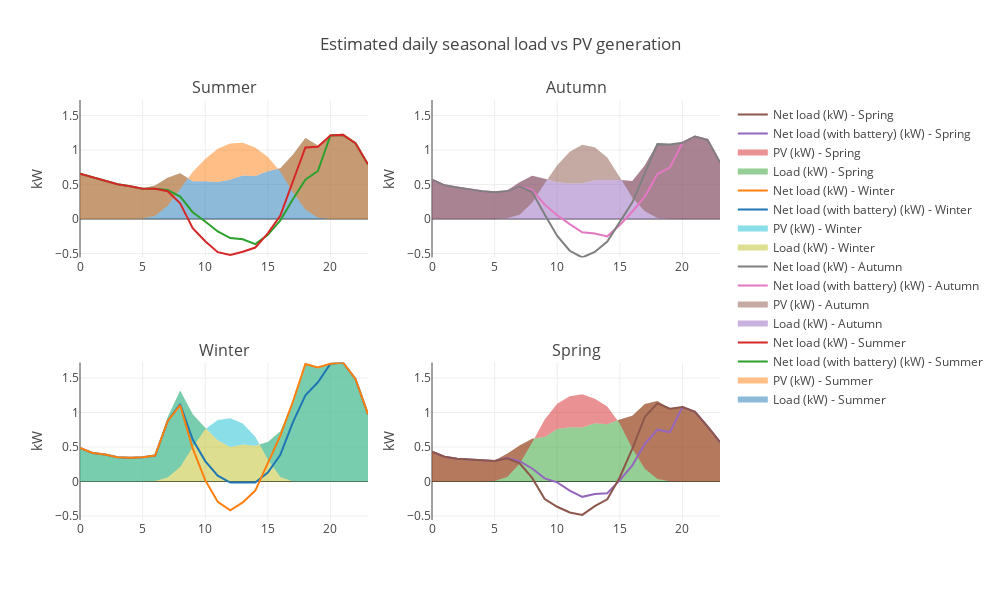

Notebook code for this chart:
### Code cell
#  Showing the results for the battery

#  if the battery exists
display('Estimated total annual AC output: '+ Results['Annual_PV_Generation'].astype(int).astype(str) + ' kWh')
display('Estimated annual AC output per kW capacity: '+ Results['Annual_PV_Generation_per_kW'].astype(int).astype(str) + ' kWh')
display('Estimated annual avoided CO2: ' + (0.82* Results['Annual_PV_Generation']).astype(int).astype(str)  + ' kg CO2')
display('PV:')

display('Estimated net output to grid (No battery): '+ Results['Est_Annual_PV_export_SolarOnly'].astype(int).astype(str) + ' kWh')
display('Estimated saving due to not using the grid (No battery): '+ Results['Saving_due_to_not_using_grid_SolarOnly'].astype(int).astype(str) + ' $')
display('Estimated annual Feed-in tariff rebate (No battery): '+ Results['FiT_Payment_SolarOnly'].astype(int).astype(str) + ' $')
display('Estimated total annual saving (No battery): '+ Results['Annual_Saving_SolarOnly'].astype(int).astype(str) + ' $')

if battery_kW > 0:
    display('Battery:')
    display('Estimated net output to grid: '+ Results['Est_Annual_PV_export_SolBatt'].astype(int).astype(str) + ' kWh')
    display('Estimated saving due to not using the grid: '+ Results['Saving_due_to_not_using_grid_SolBatt'].astype(int).astype(str) + ' $')
    display('Estimated annual Feed-in tariff rebate: '+ Results['FiT_Payment_SolBatt'].astype(int).astype(str) + ' $')
    display('Estimated total annual saving: '+ Results['Annual_Saving_SolBatt'].astype(int).astype(str) + ' $')

    # Estimated daily seasonal load vs PV generation

    LoadSeasonalPattern=pd.read_json(Results['Load_seasonal_pattern_kW'])
    PVSeasonalPattern=pd.read_json(Results['PV_seasonal_pattern_kW'])
    PVBattSeasonalPattern=pd.read_json(Results['PVBatt_seasonal_pattern_kW'])

    LoadSeasonalPattern_Sum=LoadSeasonalPattern.loc[LoadSeasonalPattern[0]==1,[1,2]]
    LoadSeasonalPattern_Fal=LoadSeasonalPattern.loc[LoadSeasonalPattern[0]==2,[1,2]]
    LoadSeasonalPattern_Win=LoadSeasonalPattern.loc[LoadSeasonalPattern[0]==3,[1,2]]
    LoadSeasonalPattern_Spr=LoadSeasonalPattern.loc[LoadSeasonalPattern[0]==4,[1,2]]
    PVSeasonalPattern_Sum=PVSeasonalPattern.loc[PVSeasonalPattern[0]==1,[1,2]]
    PVSeasonalPattern_Fal=PVSeasonalPattern.loc[PVSeasonalPattern[0]==2,[1,2]]
    PVSeasonalPattern_Win=PVSeasonalPattern.loc[PVSeasonalPattern[0]==3,[1,2]]
    PVSeasonalPattern_Spr=PVSeasonalPattern.loc[PVSeasonalPattern[0]==4,[1,2]]
    PVBattSeasonalPattern_Sum=PVBattSeasonalPattern.loc[PVBattSeasonalPattern[0]==1,[1,2]]
    PVBattSeasonalPattern_Fal=PVBattSeasonalPattern.loc[PVBattSeasonalPattern[0]==2,[1,2]]
    PVBattSeasonalPattern_Win=PVBattSeasonalPattern.loc[PVBattSeasonalPattern[0]==3,[1,2]]
    PVBattSeasonalPattern_Spr=PVBattSeasonalPattern.loc[PVBattSeasonalPattern[0]==4,[1,2]]

    trace1 = go.Scatter(
        x=LoadSeasonalPattern_Sum[1],
        y=LoadSeasonalPattern_Sum[2],fill='tozeroy', mode= 'none',name='Load (kW) - Summer')
    trace11 = go.Scatter(
        x=PVSeasonalPattern_Sum[1],
        y=PVSeasonalPattern_Sum[2],fill='tonexty', mode= 'none',name='PV (kW) - Summer')
    trace12 = go.Scatter(
        x=PVBattSeasonalPattern_Sum[1],
        y=PVBattSeasonalPattern_Sum[2], mode= 'lines',name='Net load (with battery) (kW) - Summer')   
    trace13 = go.Scatter(
        x=PVBattSeasonalPattern_Sum[1],
        y=LoadSeasonalPattern_Sum[2]-PVSeasonalPattern_Sum[2], mode= 'lines',name='Net load (kW) - Summer')   
    trace2 = go.Scatter(
        x=LoadSeasonalPattern_Fal[1],
        y=LoadSeasonalPattern_Fal[2],
        xaxis='x2',yaxis='y2',fill='tozeroy', mode= 'none',name='Load (kW) - Autumn')
    trace21 = go.Scatter(
        x=PVSeasonalPattern_Fal[1],
        y=PVSeasonalPattern_Fal[2],
        xaxis='x2',yaxis='y2',fill='tonexty', mode= 'none',name='PV (kW) - Autumn')
    trace22 = go.Scatter(
        x=PVBattSeasonalPattern_Fal[1],
        y=PVBattSeasonalPattern_Fal[2], mode= 'lines',name='Net load (with battery) (kW) - Autumn')  
    trace23 = go.Scatter(
        x=PVBattSeasonalPattern_Fal[1],
        y=LoadSeasonalPattern_Fal[2]-PVSeasonalPattern_Fal[2], mode= 'lines',name='Net load (kW) - Autumn')  
    trace3 = go.Scatter(
        x=LoadSeasonalPattern_Win[1],
        y=LoadSeasonalPattern_Win[2],
        xaxis='x3',yaxis='y3',fill='tozeroy', mode= 'none',name='Load (kW) - Winter')
    trace31 = go.Scatter(
        x=PVSeasonalPattern_Win[1],
        y=PVSeasonalPattern_Win[2],
        xaxis='x3',yaxis='y3',fill='tonexty', mode= 'none',name='PV (kW) - Winter')
    trace32 = go.Scatter(
        x=PVBattSeasonalPattern_Win[1],
        y=PVBattSeasonalPattern_Win[2], mode= 'lines',name='Net load (with battery) (kW) - Winter')  
    trace33 = go.Scatter(
        x=PVBattSeasonalPattern_Win[1],
        y=LoadSeasonalPattern_Win[2]-PVSeasonalPattern_Win[2], mode= 'lines',name='Net load (kW) - Winter')  
    trace4 = go.Scatter(
        x=LoadSeasonalPattern_Spr[1],
        y=LoadSeasonalPattern_Spr[2],
        xaxis='x4',yaxis='y4',fill='tozeroy', mode= 'none',name='Load (kW) - Spring')
    trace41 = go.Scatter(
        x=PVSeasonalPattern_Spr[1],
        y=PVSeasonalPattern_Spr[2],
        xaxis='x4',yaxis='y4',fill='tonexty', mode= 'none',name='PV (kW) - Spring')
    trace42 = go.Scatter(
        x=PVBattSeasonalPattern_Spr[1],
        y=PVBattSeasonalPattern_Spr[2], mode= 'lines',name='Net load (with battery) (kW) - Spring') 
    trace43 = go.Scatter(
        x=PVBattSeasonalPattern_Spr[1],
        y=LoadSeasonalPattern_Spr[2]-PVSeasonalPattern_Spr[2], mode= 'lines',name='Net load (kW) - Spring')  
    
    
    fig = tools.make_subplots(rows=2, cols=2, print_grid=False, subplot_titles=('Summer', 'Autumn',
                                                              'Winter', 'Spring'))
    fig.append_trace(trace1, 1, 1)
    fig.append_trace(trace11, 1, 1)
    fig.append_trace(trace12, 1, 1)
    fig.append_trace(trace13, 1, 1)
    
    fig.append_trace(trace2, 1, 2)
    fig.append_trace(trace21, 1, 2)
    fig.append_trace(trace22, 1, 2)
    fig.append_trace(trace23, 1, 2)

    fig.append_trace(trace3, 2, 1)
    fig.append_trace(trace31, 2, 1)
    fig.append_trace(trace32, 2, 1)
    fig.append_trace(trace33, 2, 1)

    fig.append_trace(trace4, 2, 2)
    fig.append_trace(trace41, 2, 2)
    fig.append_trace(trace42, 2, 2)
    fig.append_trace(trace43, 2, 2)
   
    MaxRange=max(max(LoadSeasonalPattern[2]),max(PVSeasonalPattern[2]))
    MinRange=min(min(LoadSeasonalPattern[2]-PVSeasonalPattern[2]),min(PVBattSeasonalPattern[2]))
    fig['layout']['yaxis1'].update(title='kW',range=[MinRange,MaxRange])
    fig['layout']['yaxis2'].update(title='kW',range=[MinRange,MaxRange])
    fig['layout']['yaxis3'].update(title='kW',range=[MinRange,MaxRange])
    fig['layout']['yaxis4'].update(title='kW',range=[MinRange,MaxRange])

    fig['layout'].update(height=600, width=1000, title='Estimated daily seasonal load vs PV generation',showlegend=True)
    # fig = go.Figure(data, layout)
    iplot(fig)

### Figure 1 — Plotly figure (JSON) as saved in the notebook; plotly's stock layout.template omitted (floating-point values rounded to 4 significant figures)
{"data": [{"fill": "tozeroy", "mode": "none", "name": "Load (kW) - Summer", "type": "scatter", "uid": "95920c98-60bf-4202-bbae-e3f5b050ee80", "x": [0, 1, 2, 3, 4, 5, 6, 7, 8, 9, 10, 11, 12, 13, 14, 15, 16, 17, 18, 19, 20, 21, 22, 23], "xaxis": "x", "y": [0.6568, 0.6093, 0.5575, 0.5041, 0.4738, 0.4411, 0.486, 0.5978, 0.6632, 0.5481, 0.5473, 0.5373, 0.571, 0.6295, 0.6249, 0.6913, 0.7353, 0.931, 1.176, 1.066, 1.213, 1.22, 1.1, 0.7928], "yaxis": "y"}, {"fill": "tonexty", "mode": "none", "name": "PV (kW) - Summer", "type": "scatter", "uid": "a95dfb65-268b-49dc-83db-a239ef923ca3", "x": [0, 1, 2, 3, 4, 5, 6, 7, 8, 9, 10, 11, 12, 13, 14, 15, 16, 17, 18, 19, 20, 21, 22, 23], "xaxis": "x", "y": [0, 0, 0, 0, 0, 0.003692, 0.04811, 0.194, 0.4357, 0.6807, 0.8708, 1.019, 1.094, 1.106, 1.039, 0.8994, 0.6854, 0.3889, 0.1371, 0.01914, 0, 0, 0, 0], "yaxis": "y"}, {"mode": "lines", "name": "Net load (with battery) (kW) - Summer", "type": "scatter", "uid": "98620571-dfcc-4d72-a4a8-8d7f758e917b", "x": [0, 1, 2, 3, 4, 5, 6, 7, 8, 9, 10, 11, 12, 13, 14, 15, 16, 17, 18, 19, 20, 21, 22, 23], "xaxis": "x", "y": [0.658, 0.6093, 0.5575, 0.5041, 0.4738, 0.4374, 0.4384, 0.4204, 0.3248, 0.09898, -0.03635, -0.1807, -0.2766, -0.2943, -0.3639, -0.2291, -0.02004, 0.287, 0.5694, 0.6966, 1.213, 1.22, 1.1, 0.7908], "yaxis": "y"}, {"mode": "lines", "name": "Net load (kW) - Summer", "type": "scatter", "uid": "529cfa97-52d4-4543-8aec-392a4efe78bb", "x": [0, 1, 2, 3, 4, 5, 6, 7, 8, 9, 10, 11, 12, 13, 14, 15, 16, 17, 18, 19, 20, 21, 22, 23], "xaxis": "x", "y": [0.6568, 0.6093, 0.5575, 0.5041, 0.4738, 0.4374, 0.4379, 0.4038, 0.2275, -0.1326, -0.3235, -0.4813, -0.5233, -0.4761, -0.4138, -0.2081, 0.04992, 0.5421, 1.039, 1.047, 1.213, 1.22, 1.1, 0.7928], "yaxis": "y"}, {"fill": "tozeroy", "mode": "none", "name": "Load (kW) - Autumn", "type": "scatter", "uid": "457cfb23-45a4-400f-bfa5-71d063275fb8", "x": [0, 1, 2, 3, 4, 5, 6, 7, 8, 9, 10, 11, 12, 13, 14, 15, 16, 17, 18, 19, 20, 21, 22, 23], "xaxis": "x2", "y": [0.5699, 0.4883, 0.4567, 0.4249, 0.4013, 0.3876, 0.4118, 0.5349, 0.6272, 0.5846, 0.5329, 0.5132, 0.5184, 0.5621, 0.5646, 0.5644, 0.5523, 0.7783, 1.1, 1.082, 1.105, 1.197, 1.147, 0.8174], "yaxis": "y2"}, {"fill": "tonexty", "mode": "none", "name": "PV (kW) - Autumn", "type": "scatter", "uid": "781ae0c2-eb5a-4a26-9e5a-2d2eefb0342a", "x": [0, 1, 2, 3, 4, 5, 6, 7, 8, 9, 10, 11, 12, 13, 14, 15, 16, 17, 18, 19, 20, 21, 22, 23], "xaxis": "x2", "y": [0, 0, 0, 0, 0, 0, 0.01036, 0.06239, 0.2356, 0.519, 0.7782, 0.9739, 1.077, 1.041, 0.8905, 0.6061, 0.3099, 0.1135, 0.01433, 0.0003221, 0, 0, 0, 0], "yaxis": "y2"}, {"mode": "lines", "name": "Net load (with battery) (kW) - Autumn", "type": "scatter", "uid": "8f1747e0-6925-4388-be8b-521caf2c74c7", "x": [0, 1, 2, 3, 4, 5, 6, 7, 8, 9, 10, 11, 12, 13, 14, 15, 16, 17, 18, 19, 20, 21, 22, 23], "xaxis": "x2", "y": [0.5699, 0.4883, 0.4567, 0.4249, 0.4013, 0.3876, 0.4019, 0.4757, 0.4241, 0.208, 0.05535, -0.07461, -0.1921, -0.2099, -0.2518, -0.08844, 0.1089, 0.3253, 0.6529, 0.7453, 1.105, 1.197, 1.147, 0.8174], "yaxis": "y2"}, {"mode": "lines", "name": "Net load (kW) - Autumn", "type": "scatter", "uid": "338bd1e5-4079-4add-8bd3-6f27e9bcb5ac", "x": [0, 1, 2, 3, 4, 5, 6, 7, 8, 9, 10, 11, 12, 13, 14, 15, 16, 17, 18, 19, 20, 21, 22, 23], "xaxis": "x2", "y": [0.5699, 0.4883, 0.4567, 0.4249, 0.4013, 0.3876, 0.4015, 0.4725, 0.3916, 0.06567, -0.2453, -0.4607, -0.5585, -0.4785, -0.3259, -0.0417, 0.2424, 0.6648, 1.086, 1.082, 1.105, 1.197, 1.147, 0.8174], "yaxis": "y2"}, {"fill": "tozeroy", "mode": "none", "name": "Load (kW) - Winter", "type": "scatter", "uid": "76056081-a869-449d-8dd0-37ea673495a5", "x": [0, 1, 2, 3, 4, 5, 6, 7, 8, 9, 10, 11, 12, 13, 14, 15, 16, 17, 18, 19, 20, 21, 22, 23], "xaxis": "x3", "y": [0.4865, 0.4128, 0.3927, 0.3513, 0.3446, 0.3508, 0.3831, 0.9311, 1.319, 0.9772, 0.7788, 0.5994, 0.5017, 0.5378, 0.5173, 0.5747, 0.7294, 1.158, 1.704, 1.653, 1.71, 1.726, 1.487, 0.9739], "yaxis": "y3"}, {"fill": "tonexty", "mode": "none", "name": "PV (kW) - Winter", "type": "scatter", "uid": "09c7cdf3-8d88-464c-8391-23db3f4e43ae", "x": [0, 1, 2, 3, 4, 5, 6, 7, 8, 9, 10, 11, 12, 13, 14, 15, 16, 17, 18, 19, 20, 21, 22, 23], "xaxis": "x3", "y": [0, 0, 0, 0, 0, 0, 0.0072, 0.0563, 0.2117, 0.4976, 0.7592, 0.8932, 0.9188, 0.8407, 0.6484, 0.3195, 0.06358, 0.001501, 0, 0, 0, 0, 0, 0], "yaxis": "y3"}, {"mode": "lines", "name": "Net load (with battery) (kW) - Winter", "type": "scatter", "uid": "f69c5575-de13-42eb-aa68-c41c1e59b761", "x": [0, 1, 2, 3, 4, 5, 6, 7, 8, 9, 10, 11, 12, 13, 14, 15, 16, 17, 18, 19, 20, 21, 22, 23], "xaxis": "x3", "y": [0.4865, 0.4128, 0.3927, 0.3513, 0.3446, 0.3508, 0.3761, 0.8748, 1.121, 0.6094, 0.2965, 0.08534, -0.01622, -0.01701, -0.01552, 0.1296, 0.3884, 0.8566, 1.251, 1.44, 1.71, 1.726, 1.487, 0.9739], "yaxis": "y3"}, {"mode": "lines", "name": "Net load (kW) - Winter", "type": "scatter", "uid": "adee06ec-541f-459a-85c6-541319df2922", "x": [0, 1, 2, 3, 4, 5, 6, 7, 8, 9, 10, 11, 12, 13, 14, 15, 16, 17, 18, 19, 20, 21, 22, 23], "xaxis": "x3", "y": [0.4865, 0.4128, 0.3927, 0.3513, 0.3446, 0.3508, 0.3759, 0.8748, 1.107, 0.4796, 0.01952, -0.2938, -0.4171, -0.303, -0.1312, 0.2551, 0.6658, 1.156, 1.704, 1.653, 1.71, 1.726, 1.487, 0.9739], "yaxis": "y3"}, {"fill": "tozeroy", "mode": "none", "name": "Load (kW) - Spring", "type": "scatter", "uid": "e4c33588-06da-4691-b8f1-5f9a5b940992", "x": [0, 1, 2, 3, 4, 5, 6, 7, 8, 9, 10, 11, 12, 13, 14, 15, 16, 17, 18, 19, 20, 21, 22, 23], "xaxis": "x4", "y": [0.4332, 0.36, 0.3306, 0.3197, 0.2983, 0.3034, 0.403, 0.522, 0.6192, 0.6466, 0.7627, 0.7881, 0.7818, 0.8443, 0.8297, 0.8992, 0.9539, 1.124, 1.168, 1.059, 1.081, 1.009, 0.8012, 0.5702], "yaxis": "y4"}, {"fill": "tonexty", "mode": "none", "name": "PV (kW) - Spring", "type": "scatter", "uid": "5c97910d-491e-4a1e-89ec-50f0f6b28561", "x": [0, 1, 2, 3, 4, 5, 6, 7, 8, 9, 10, 11, 12, 13, 14, 15, 16, 17, 18, 19, 20, 21, 22, 23], "xaxis": "x4", "y": [0, 0, 0, 0, 0, 0.007146, 0.06634, 0.2578, 0.5669, 0.9, 1.129, 1.238, 1.267, 1.202, 1.089, 0.8371, 0.4757, 0.1842, 0.03456, 0.002547, 0, 0, 0, 0], "yaxis": "y4"}, {"mode": "lines", "name": "Net load (with battery) (kW) - Spring", "type": "scatter", "uid": "05553e92-7fe5-427f-a634-b9e030386e3c", "x": [0, 1, 2, 3, 4, 5, 6, 7, 8, 9, 10, 11, 12, 13, 14, 15, 16, 17, 18, 19, 20, 21, 22, 23], "xaxis": "x4", "y": [0.4332, 0.36, 0.3306, 0.3197, 0.2983, 0.2965, 0.3405, 0.2939, 0.1888, 0.04574, -0.01219, -0.132, -0.2223, -0.1806, -0.1712, 0.02044, 0.2344, 0.5469, 0.7512, 0.7157, 1.081, 1.009, 0.8012, 0.5702], "yaxis": "y4"}, {"mode": "lines", "name": "Net load (kW) - Spring", "type": "scatter", "uid": "86074f9a-51aa-475c-b511-2d0e810c847e", "x": [0, 1, 2, 3, 4, 5, 6, 7, 8, 9, 10, 11, 12, 13, 14, 15, 16, 17, 18, 19, 20, 21, 22, 23], "xaxis": "x4", "y": [0.4332, 0.36, 0.3306, 0.3197, 0.2983, 0.2962, 0.3366, 0.2643, 0.05229, -0.2535, -0.3662, -0.4496, -0.4851, -0.3573, -0.259, 0.06213, 0.4782, 0.9394, 1.133, 1.056, 1.081, 1.009, 0.8012, 0.5702], "yaxis": "y4"}], "layout": {"annotations": [{"font": {"size": 16}, "showarrow": false, "text": "Summer", "x": 0.225, "xanchor": "center", "xref": "paper", "y": 1, "yanchor": "bottom", "yref": "paper"}, {"font": {"size": 16}, "showarrow": false, "text": "Autumn", "x": 0.775, "xanchor": "center", "xref": "paper", "y": 1, "yanchor": "bottom", "yref": "paper"}, {"font": {"size": 16}, "showarrow": false, "text": "Winter", "x": 0.225, "xanchor": "center", "xref": "paper", "y": 0.375, "yanchor": "bottom", "yref": "paper"}, {"font": {"size": 16}, "showarrow": false, "text": "Spring", "x": 0.775, "xanchor": "center", "xref": "paper", "y": 0.375, "yanchor": "bottom", "yref": "paper"}], "height": 600, "showlegend": true, "title": {"text": "Estimated daily seasonal load vs PV generation"}, "width": 1000, "xaxis": {"anchor": "y", "domain": [0, 0.45]}, "xaxis2": {"anchor": "y2", "domain": [0.55, 1]}, "xaxis3": {"anchor": "y3", "domain": [0, 0.45]}, "xaxis4": {"anchor": "y4", "domain": [0.55, 1]}, "yaxis": {"anchor": "x", "domain": [0.625, 1], "range": [-0.5585, 1.726], "title": {"text": "kW"}}, "yaxis2": {"anchor": "x2", "domain": [0.625, 1], "range": [-0.5585, 1.726], "title": {"text": "kW"}}, "yaxis3": {"anchor": "x3", "domain": [0, 0.375], "range": [-0.5585, 1.726], "title": {"text": "kW"}}, "yaxis4": {"anchor": "x4", "domain": [0, 0.375], "range": [-0.5585, 1.726], "title": {"text": "kW"}}}}
